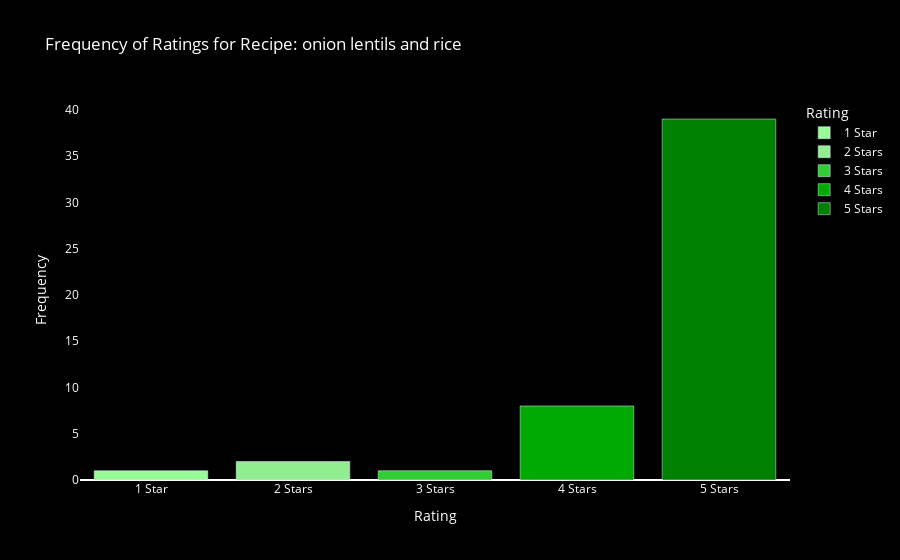
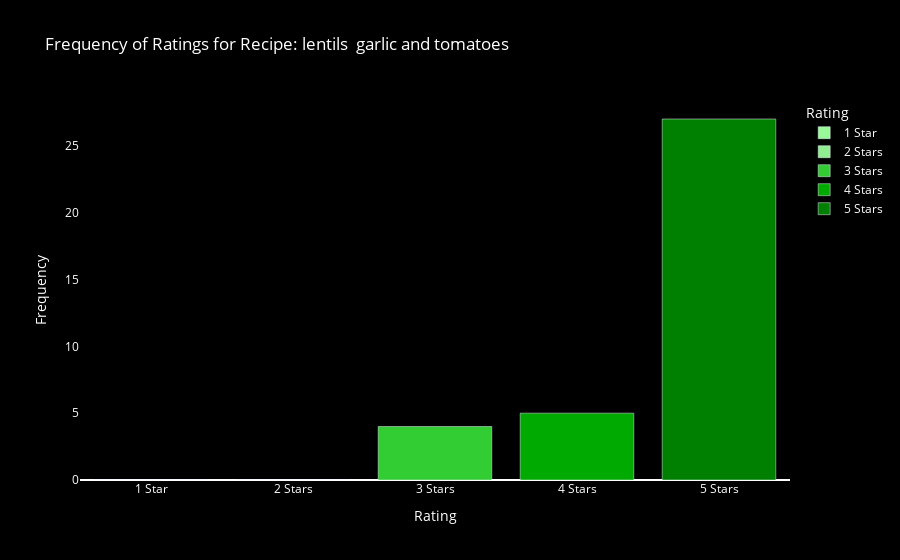
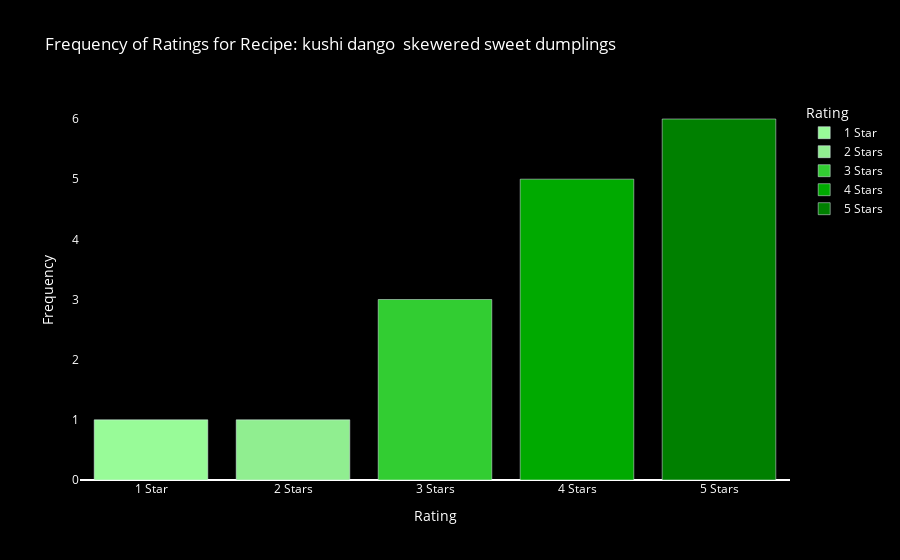
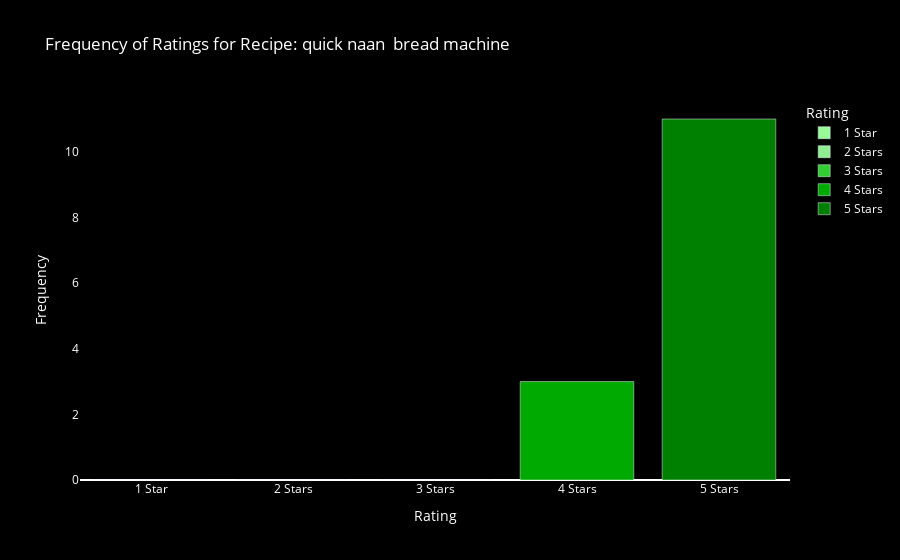

The cell these charts' notebook holds for them, in order:
### Code cell
import plotly.express as px

# Assuming df_output is your dataframe
# Renaming columns
df_output = df_output.rename(columns={'rating_1': '1 Star', 'rating_2': '2 Stars', 'rating_3': '3 Stars', 'rating_4': '4 Stars', 'rating_5': '5 Stars'})

# Iterate over each recipe in df_output
for index, row in df_output.iterrows():
    # Create a new dataframe for the current recipe
    recipe_df = pd.DataFrame({'Rating': ['1 Star', '2 Stars', '3 Stars', '4 Stars', '5 Stars'],
                              'Frequency': row[['1 Star', '2 Stars', '3 Stars', '4 Stars', '5 Stars']].values})
    
    # Create the interactive bar chart using Plotly Express for the current recipe
    fig = px.bar(recipe_df, x='Rating', y='Frequency', title=f'Frequency of Ratings for Recipe: {row["name"]}', 
                 labels={'Frequency': 'Frequency', 'Rating': 'Rating'}, color='Rating',
                 color_discrete_map={'1 Star': 'rgb(152,251,152)', '2 Stars': 'rgb(144,238,144)', 
                                     '3 Stars': 'rgb(50,205,50)', '4 Stars': 'rgb(0,170,0)', 
                                     '5 Stars': 'rgb(0,128,0)'})
    
    # Modifying the layout to set the background color to black and remove gridlines
    fig.update_layout(
        plot_bgcolor='black',  # Set plot background color to black
        paper_bgcolor='black',  # Set paper background color to black
        font_color='white',  # Set font color to white
        xaxis=dict(showgrid=False),  # Remove x-axis gridlines
        yaxis=dict(showgrid=False),  # Remove y-axis gridlines
        coloraxis_colorbar=dict(
            title='Frequency',
            tickvals=[0, max(recipe_df['Frequency'])],
            ticktext=['Light', 'Dark']
        )
    )
    
    # Show the chart for the current recipe
    fig.show()

### Figure 1 — Plotly figure (JSON) as saved in the notebook; plotly's stock layout.template omitted (floating-point values rounded to 4 significant figures)
{"data": [{"alignmentgroup": "True", "hovertemplate": "Rating=%{x}<br>Frequency=%{y}<extra></extra>", "legendgroup": "1 Star", "marker": {"color": "rgb(152,251,152)", "pattern": {"shape": ""}}, "name": "1 Star", "offsetgroup": "1 Star", "orientation": "v", "showlegend": true, "textposition": "auto", "type": "bar", "x": ["1 Star"], "xaxis": "x", "y": [1], "yaxis": "y"}, {"alignmentgroup": "True", "hovertemplate": "Rating=%{x}<br>Frequency=%{y}<extra></extra>", "legendgroup": "2 Stars", "marker": {"color": "rgb(144,238,144)", "pattern": {"shape": ""}}, "name": "2 Stars", "offsetgroup": "2 Stars", "orientation": "v", "showlegend": true, "textposition": "auto", "type": "bar", "x": ["2 Stars"], "xaxis": "x", "y": [2], "yaxis": "y"}, {"alignmentgroup": "True", "hovertemplate": "Rating=%{x}<br>Frequency=%{y}<extra></extra>", "legendgroup": "3 Stars", "marker": {"color": "rgb(50,205,50)", "pattern": {"shape": ""}}, "name": "3 Stars", "offsetgroup": "3 Stars", "orientation": "v", "showlegend": true, "textposition": "auto", "type": "bar", "x": ["3 Stars"], "xaxis": "x", "y": [1], "yaxis": "y"}, {"alignmentgroup": "True", "hovertemplate": "Rating=%{x}<br>Frequency=%{y}<extra></extra>", "legendgroup": "4 Stars", "marker": {"color": "rgb(0,170,0)", "pattern": {"shape": ""}}, "name": "4 Stars", "offsetgroup": "4 Stars", "orientation": "v", "showlegend": true, "textposition": "auto", "type": "bar", "x": ["4 Stars"], "xaxis": "x", "y": [8], "yaxis": "y"}, {"alignmentgroup": "True", "hovertemplate": "Rating=%{x}<br>Frequency=%{y}<extra></extra>", "legendgroup": "5 Stars", "marker": {"color": "rgb(0,128,0)", "pattern": {"shape": ""}}, "name": "5 Stars", "offsetgroup": "5 Stars", "orientation": "v", "showlegend": true, "textposition": "auto", "type": "bar", "x": ["5 Stars"], "xaxis": "x", "y": [39], "yaxis": "y"}], "layout": {"barmode": "relative", "coloraxis": {"colorbar": {"ticktext": ["Light", "Dark"], "tickvals": [0, 39], "title": {"text": "Frequency"}}}, "font": {"color": "white"}, "legend": {"title": {"text": "Rating"}, "tracegroupgap": 0}, "paper_bgcolor": "black", "plot_bgcolor": "black", "title": {"text": "Frequency of Ratings for Recipe: onion lentils and rice"}, "xaxis": {"anchor": "y", "categoryarray": ["1 Star", "2 Stars", "3 Stars", "4 Stars", "5 Stars"], "categoryorder": "array", "domain": [0, 1], "showgrid": false, "title": {"text": "Rating"}}, "yaxis": {"anchor": "x", "domain": [0, 1], "showgrid": false, "title": {"text": "Frequency"}}}}

### Figure 2 — Plotly figure (JSON) as saved in the notebook; plotly's stock layout.template omitted (floating-point values rounded to 4 significant figures)
{"data": [{"alignmentgroup": "True", "hovertemplate": "Rating=%{x}<br>Frequency=%{y}<extra></extra>", "legendgroup": "1 Star", "marker": {"color": "rgb(152,251,152)", "pattern": {"shape": ""}}, "name": "1 Star", "offsetgroup": "1 Star", "orientation": "v", "showlegend": true, "textposition": "auto", "type": "bar", "x": ["1 Star"], "xaxis": "x", "y": [0], "yaxis": "y"}, {"alignmentgroup": "True", "hovertemplate": "Rating=%{x}<br>Frequency=%{y}<extra></extra>", "legendgroup": "2 Stars", "marker": {"color": "rgb(144,238,144)", "pattern": {"shape": ""}}, "name": "2 Stars", "offsetgroup": "2 Stars", "orientation": "v", "showlegend": true, "textposition": "auto", "type": "bar", "x": ["2 Stars"], "xaxis": "x", "y": [0], "yaxis": "y"}, {"alignmentgroup": "True", "hovertemplate": "Rating=%{x}<br>Frequency=%{y}<extra></extra>", "legendgroup": "3 Stars", "marker": {"color": "rgb(50,205,50)", "pattern": {"shape": ""}}, "name": "3 Stars", "offsetgroup": "3 Stars", "orientation": "v", "showlegend": true, "textposition": "auto", "type": "bar", "x": ["3 Stars"], "xaxis": "x", "y": [4], "yaxis": "y"}, {"alignmentgroup": "True", "hovertemplate": "Rating=%{x}<br>Frequency=%{y}<extra></extra>", "legendgroup": "4 Stars", "marker": {"color": "rgb(0,170,0)", "pattern": {"shape": ""}}, "name": "4 Stars", "offsetgroup": "4 Stars", "orientation": "v", "showlegend": true, "textposition": "auto", "type": "bar", "x": ["4 Stars"], "xaxis": "x", "y": [5], "yaxis": "y"}, {"alignmentgroup": "True", "hovertemplate": "Rating=%{x}<br>Frequency=%{y}<extra></extra>", "legendgroup": "5 Stars", "marker": {"color": "rgb(0,128,0)", "pattern": {"shape": ""}}, "name": "5 Stars", "offsetgroup": "5 Stars", "orientation": "v", "showlegend": true, "textposition": "auto", "type": "bar", "x": ["5 Stars"], "xaxis": "x", "y": [27], "yaxis": "y"}], "layout": {"barmode": "relative", "coloraxis": {"colorbar": {"ticktext": ["Light", "Dark"], "tickvals": [0, 27], "title": {"text": "Frequency"}}}, "font": {"color": "white"}, "legend": {"title": {"text": "Rating"}, "tracegroupgap": 0}, "paper_bgcolor": "black", "plot_bgcolor": "black", "title": {"text": "Frequency of Ratings for Recipe: lentils  garlic and tomatoes"}, "xaxis": {"anchor": "y", "categoryarray": ["1 Star", "2 Stars", "3 Stars", "4 Stars", "5 Stars"], "categoryorder": "array", "domain": [0, 1], "showgrid": false, "title": {"text": "Rating"}}, "yaxis": {"anchor": "x", "domain": [0, 1], "showgrid": false, "title": {"text": "Frequency"}}}}

### Figure 3 — Plotly figure (JSON) as saved in the notebook; plotly's stock layout.template omitted (floating-point values rounded to 4 significant figures)
{"data": [{"alignmentgroup": "True", "hovertemplate": "Rating=%{x}<br>Frequency=%{y}<extra></extra>", "legendgroup": "1 Star", "marker": {"color": "rgb(152,251,152)", "pattern": {"shape": ""}}, "name": "1 Star", "offsetgroup": "1 Star", "orientation": "v", "showlegend": true, "textposition": "auto", "type": "bar", "x": ["1 Star"], "xaxis": "x", "y": [1], "yaxis": "y"}, {"alignmentgroup": "True", "hovertemplate": "Rating=%{x}<br>Frequency=%{y}<extra></extra>", "legendgroup": "2 Stars", "marker": {"color": "rgb(144,238,144)", "pattern": {"shape": ""}}, "name": "2 Stars", "offsetgroup": "2 Stars", "orientation": "v", "showlegend": true, "textposition": "auto", "type": "bar", "x": ["2 Stars"], "xaxis": "x", "y": [1], "yaxis": "y"}, {"alignmentgroup": "True", "hovertemplate": "Rating=%{x}<br>Frequency=%{y}<extra></extra>", "legendgroup": "3 Stars", "marker": {"color": "rgb(50,205,50)", "pattern": {"shape": ""}}, "name": "3 Stars", "offsetgroup": "3 Stars", "orientation": "v", "showlegend": true, "textposition": "auto", "type": "bar", "x": ["3 Stars"], "xaxis": "x", "y": [3], "yaxis": "y"}, {"alignmentgroup": "True", "hovertemplate": "Rating=%{x}<br>Frequency=%{y}<extra></extra>", "legendgroup": "4 Stars", "marker": {"color": "rgb(0,170,0)", "pattern": {"shape": ""}}, "name": "4 Stars", "offsetgroup": "4 Stars", "orientation": "v", "showlegend": true, "textposition": "auto", "type": "bar", "x": ["4 Stars"], "xaxis": "x", "y": [5], "yaxis": "y"}, {"alignmentgroup": "True", "hovertemplate": "Rating=%{x}<br>Frequency=%{y}<extra></extra>", "legendgroup": "5 Stars", "marker": {"color": "rgb(0,128,0)", "pattern": {"shape": ""}}, "name": "5 Stars", "offsetgroup": "5 Stars", "orientation": "v", "showlegend": true, "textposition": "auto", "type": "bar", "x": ["5 Stars"], "xaxis": "x", "y": [6], "yaxis": "y"}], "layout": {"barmode": "relative", "coloraxis": {"colorbar": {"ticktext": ["Light", "Dark"], "tickvals": [0, 6], "title": {"text": "Frequency"}}}, "font": {"color": "white"}, "legend": {"title": {"text": "Rating"}, "tracegroupgap": 0}, "paper_bgcolor": "black", "plot_bgcolor": "black", "title": {"text": "Frequency of Ratings for Recipe: kushi dango  skewered sweet dumplings"}, "xaxis": {"anchor": "y", "categoryarray": ["1 Star", "2 Stars", "3 Stars", "4 Stars", "5 Stars"], "categoryorder": "array", "domain": [0, 1], "showgrid": false, "title": {"text": "Rating"}}, "yaxis": {"anchor": "x", "domain": [0, 1], "showgrid": false, "title": {"text": "Frequency"}}}}

### Figure 4 — Plotly figure (JSON) as saved in the notebook; plotly's stock layout.template omitted (floating-point values rounded to 4 significant figures)
{"data": [{"alignmentgroup": "True", "hovertemplate": "Rating=%{x}<br>Frequency=%{y}<extra></extra>", "legendgroup": "1 Star", "marker": {"color": "rgb(152,251,152)", "pattern": {"shape": ""}}, "name": "1 Star", "offsetgroup": "1 Star", "orientation": "v", "showlegend": true, "textposition": "auto", "type": "bar", "x": ["1 Star"], "xaxis": "x", "y": [0], "yaxis": "y"}, {"alignmentgroup": "True", "hovertemplate": "Rating=%{x}<br>Frequency=%{y}<extra></extra>", "legendgroup": "2 Stars", "marker": {"color": "rgb(144,238,144)", "pattern": {"shape": ""}}, "name": "2 Stars", "offsetgroup": "2 Stars", "orientation": "v", "showlegend": true, "textposition": "auto", "type": "bar", "x": ["2 Stars"], "xaxis": "x", "y": [0], "yaxis": "y"}, {"alignmentgroup": "True", "hovertemplate": "Rating=%{x}<br>Frequency=%{y}<extra></extra>", "legendgroup": "3 Stars", "marker": {"color": "rgb(50,205,50)", "pattern": {"shape": ""}}, "name": "3 Stars", "offsetgroup": "3 Stars", "orientation": "v", "showlegend": true, "textposition": "auto", "type": "bar", "x": ["3 Stars"], "xaxis": "x", "y": [0], "yaxis": "y"}, {"alignmentgroup": "True", "hovertemplate": "Rating=%{x}<br>Frequency=%{y}<extra></extra>", "legendgroup": "4 Stars", "marker": {"color": "rgb(0,170,0)", "pattern": {"shape": ""}}, "name": "4 Stars", "offsetgroup": "4 Stars", "orientation": "v", "showlegend": true, "textposition": "auto", "type": "bar", "x": ["4 Stars"], "xaxis": "x", "y": [3], "yaxis": "y"}, {"alignmentgroup": "True", "hovertemplate": "Rating=%{x}<br>Frequency=%{y}<extra></extra>", "legendgroup": "5 Stars", "marker": {"color": "rgb(0,128,0)", "pattern": {"shape": ""}}, "name": "5 Stars", "offsetgroup": "5 Stars", "orientation": "v", "showlegend": true, "textposition": "auto", "type": "bar", "x": ["5 Stars"], "xaxis": "x", "y": [11], "yaxis": "y"}], "layout": {"barmode": "relative", "coloraxis": {"colorbar": {"ticktext": ["Light", "Dark"], "tickvals": [0, 11], "title": {"text": "Frequency"}}}, "font": {"color": "white"}, "legend": {"title": {"text": "Rating"}, "tracegroupgap": 0}, "paper_bgcolor": "black", "plot_bgcolor": "black", "title": {"text": "Frequency of Ratings for Recipe: quick naan  bread machine"}, "xaxis": {"anchor": "y", "categoryarray": ["1 Star", "2 Stars", "3 Stars", "4 Stars", "5 Stars"], "categoryorder": "array", "domain": [0, 1], "showgrid": false, "title": {"text": "Rating"}}, "yaxis": {"anchor": "x", "domain": [0, 1], "showgrid": false, "title": {"text": "Frequency"}}}}
